Frame 1 (no input): blank canvas, image omitted
Frame 60 (the mouse pressed at the canvas centre just before this capture): blank canvas, image omitted
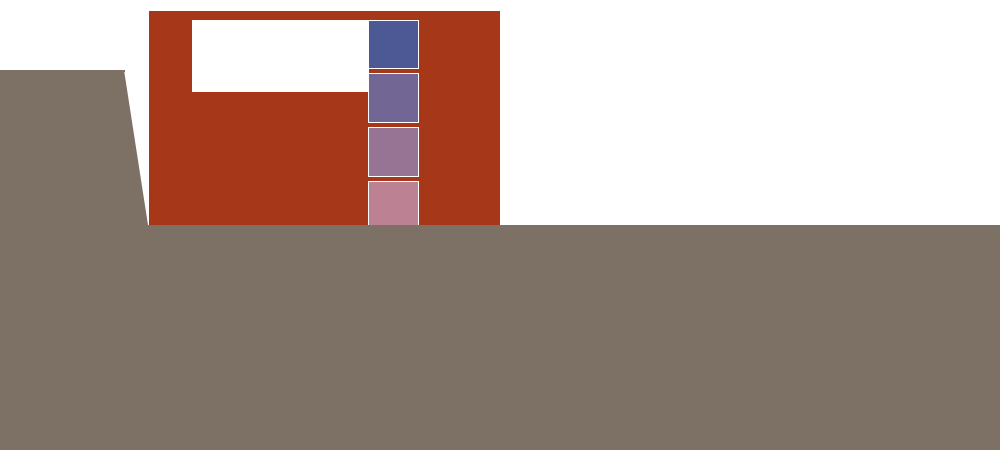
Frame 120 (the mouse held since frame 60 and released just before this capture)

The Processing sketch whose frames 1 and 60 were blank and that drew this single picture after the mouse press (run headless with seeded random() and noise(); from frame 60 on, the mouse is pressed at the canvas centre):

// Processing sketch: processing_57826
// ── processing_57826.pde

// Created by Derek Chen
// ARCH 2503 Digital Media, Department of Architecture, Cornell AAP

int n = 0; //number of bridge segments
int l = 0 ; //light counter
int ly = 1;

void setup() {
  size(1000, 450);
  background(255);
  fill(0);
  strokeWeight(1);
  smooth();
}

void draw() {
  float x = mouseX;
  float y = mouseY;
  float w = x - (100+24*(n+1)); //width
  float h = y - 10; //height

  stroke(255);
  fill(255);
  rect(100+24*(n+1), 10, width, height);
  rect(0, 72, width, height);

  if (x<100+24*(n+1)||y<10) {
  }
  else {
    //mass
    strokeWeight(1);
    fill(x/3, y/4, 25);
    quad(100+24*(n+1), 10, x, 10, x, y, 100+24*(n+1), y);

    //interior openings
    fill(255);
    rect(100+24*(n+1)+w/8, 20, w/2, h/3);
    pushMatrix();
    for (int j=0;j<4;j++) {
      fill(j*70, l+25*j, 255, 255-l);
      rect(100+24*(n+1)+5*w/8, 20, w/7, (h-20)/4);
      translate(0, h/4);
    }
    popMatrix();
  }

  //draw site
  if (x>=124&&y>=70) {
    fill(x/4, y/2, 100);
    stroke(0, 0);
    rect(0, 70, 124, height);
    quad(124, 70, 100+24*(n+1), y, 100+24*(n+1), 500, 124, 500);
    rect(100+24*(n+1), y, width, height);
  }

  if (l<255&&ly==1) l++;
  else l--;

  if (l==255||l==0) ly*=-1;
}

void mousePressed() {
  float x = mouseX;
  float y = mouseY;

  background(255);
  fill(255);
  pushMatrix();
  stroke(0);

  //add segment if click is to right of last segment
  //remove if to left
  translate(0, 20);
  if (mouseX >= (n*24+100)) n++;
  else n--;

  //redraw canvas with correct number of bridge segments
  for (int i=1;i<=n;i++) {
    strokeWeight(2);
    rect(100+24*i, 10, 24, 40);

    strokeWeight(1);
    if (i%2==1) line(100+24*i, 50, 100+24*(i+1), 10);
    else line(100+24*i, 10, 100+24*(i+1), 50);
  }

  popMatrix();
}
